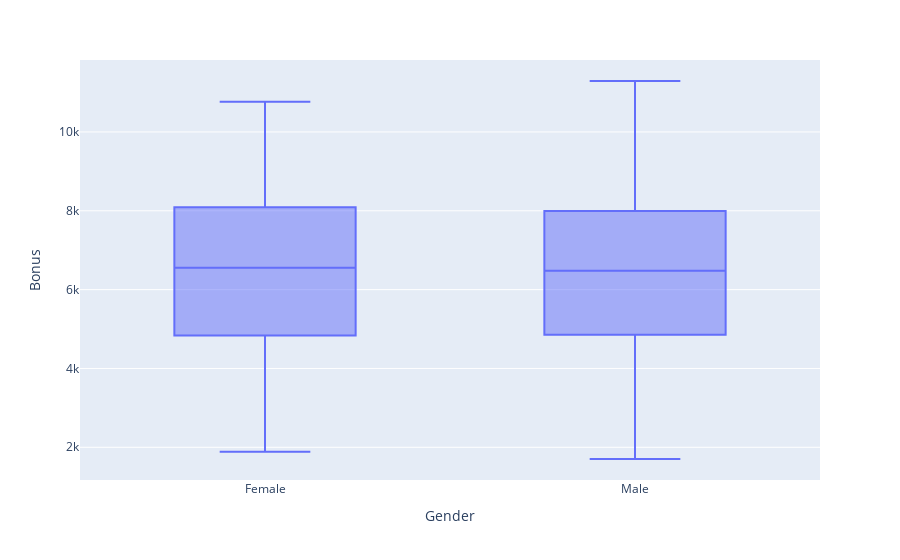

This figure's notebook cell:
### Markdown cell above
# BasePay Boxplot of Bonus by Gender

### Code cell
fig = px.box(df, x='Gender', y="Bonus")
fig.show()

### Figure 1 — Plotly figure (JSON) as saved in the notebook; plotly's stock layout.template omitted (floating-point values rounded to 4 significant figures; data arrays with more than 128 entries replaced by an {"elided": "..."} marker saying what was removed)
{"data": [{"alignmentgroup": "True", "hovertemplate": "Gender=%{x}<br>Bonus=%{y}<extra></extra>", "legendgroup": "", "marker": {"color": "#636efa"}, "name": "", "notched": false, "offsetgroup": "", "orientation": "v", "showlegend": false, "type": "box", "x": {"elided": "1000 str values"}, "x0": " ", "xaxis": "x", "y": {"elided": "1000 int values"}, "y0": " ", "yaxis": "y"}], "layout": {"boxmode": "group", "legend": {"tracegroupgap": 0}, "margin": {"t": 60}, "xaxis": {"anchor": "y", "domain": [0, 1], "title": {"text": "Gender"}}, "yaxis": {"anchor": "x", "domain": [0, 1], "title": {"text": "Bonus"}}}}
